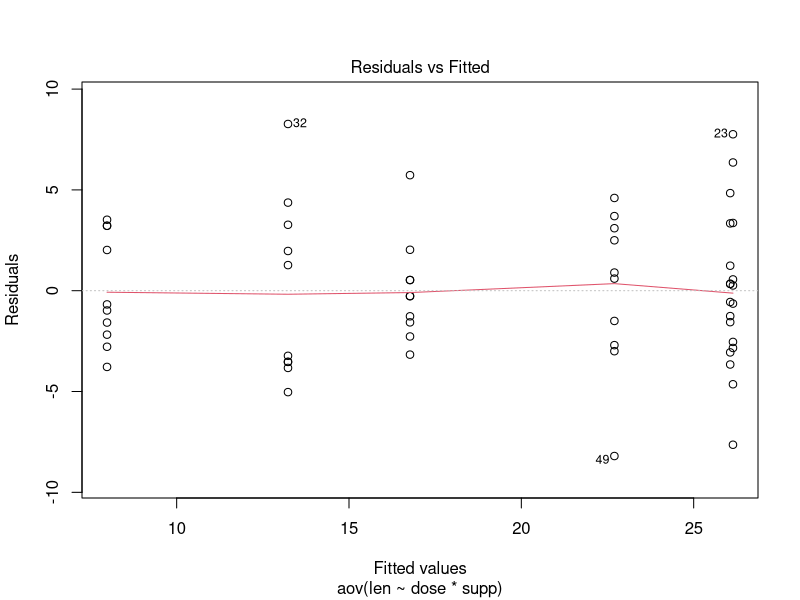
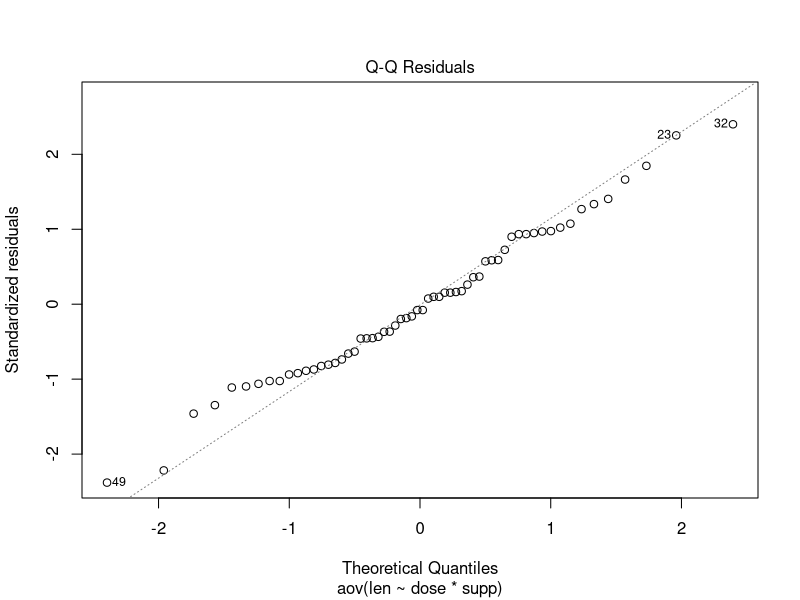
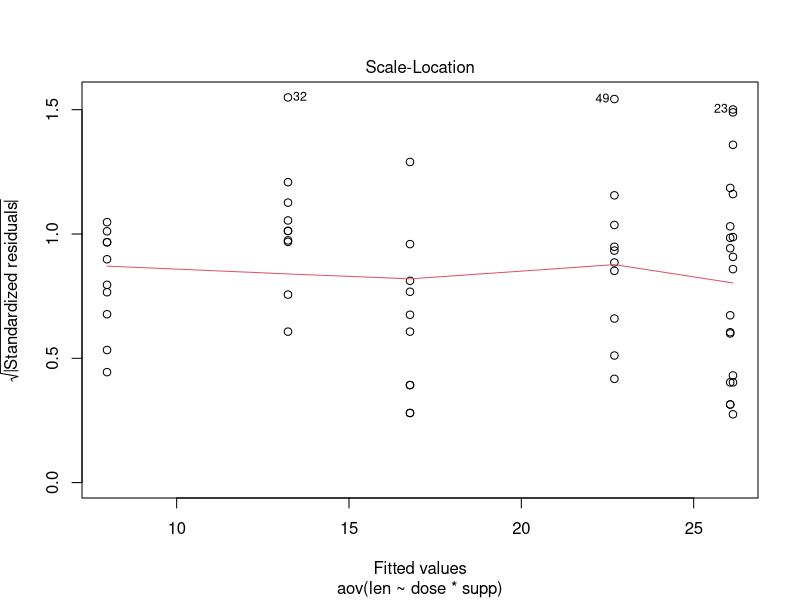
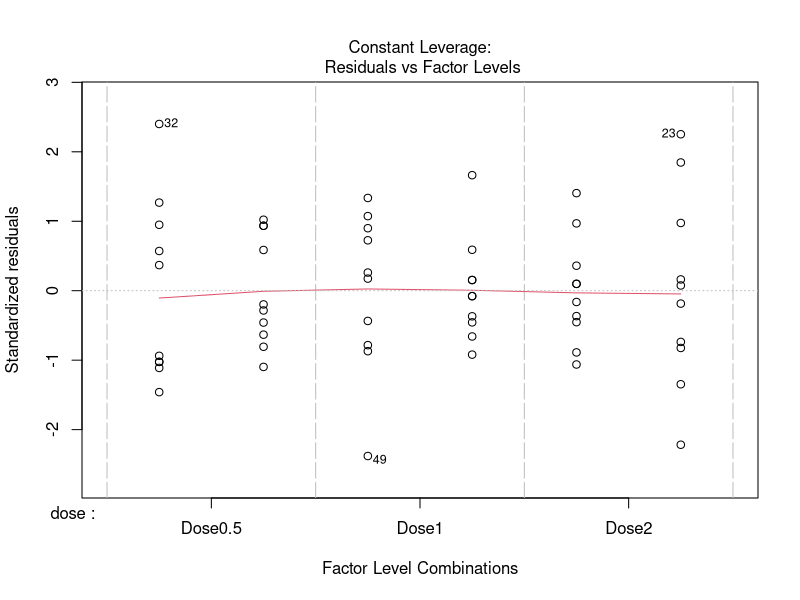

The R script that drew these images, in order:
## ---- chunk 1
knitr::opts_chunk$set(echo = TRUE,out.width='250px', dpi=200)
library(car)

## ---- chunk 2
df <- read.csv('7 Guineapigdata.csv')
df$supp <- as.factor(df$supp)
df$dose <- as.factor(df$dose)
table(df$supp)
table(df$dose)
## ---- chunk 3
leveneTest(len ~ dose*supp,data = df)
## ---- chunk 4
aov.res <- aov(len ~ dose*supp, data = df)
plot(aov.res)
## ---- chunk 5
summary(aov.res)
## ---- chunk 6



